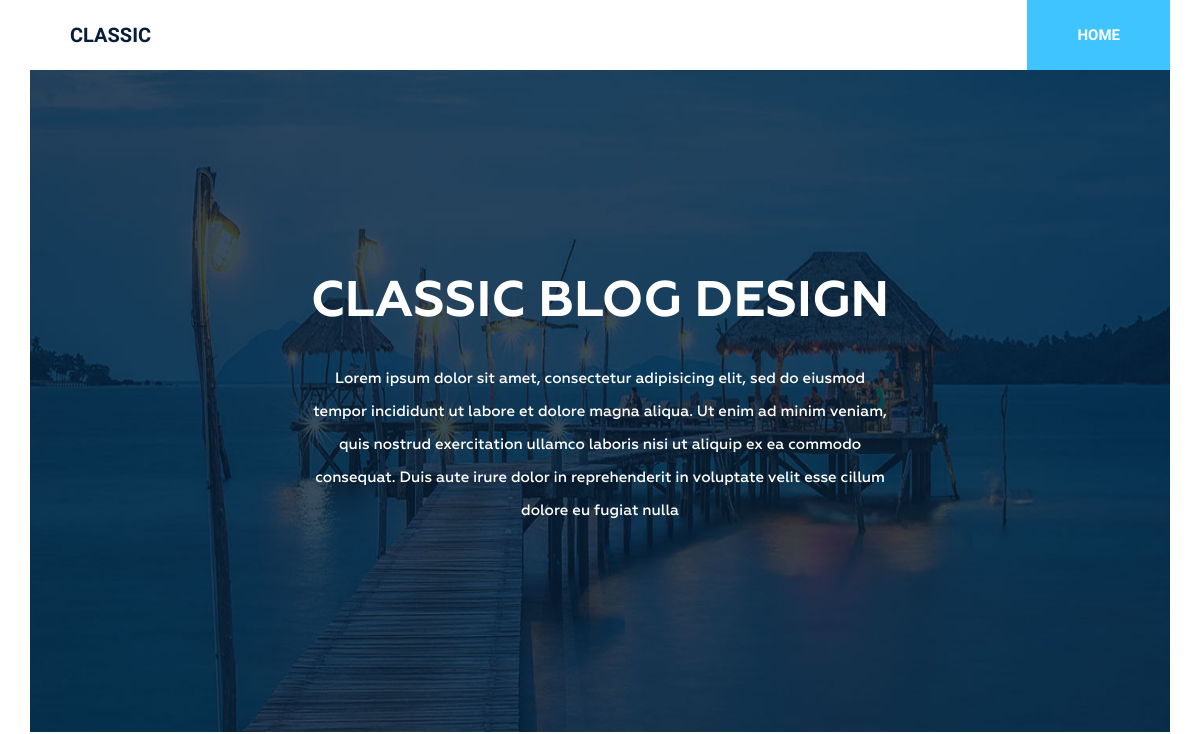
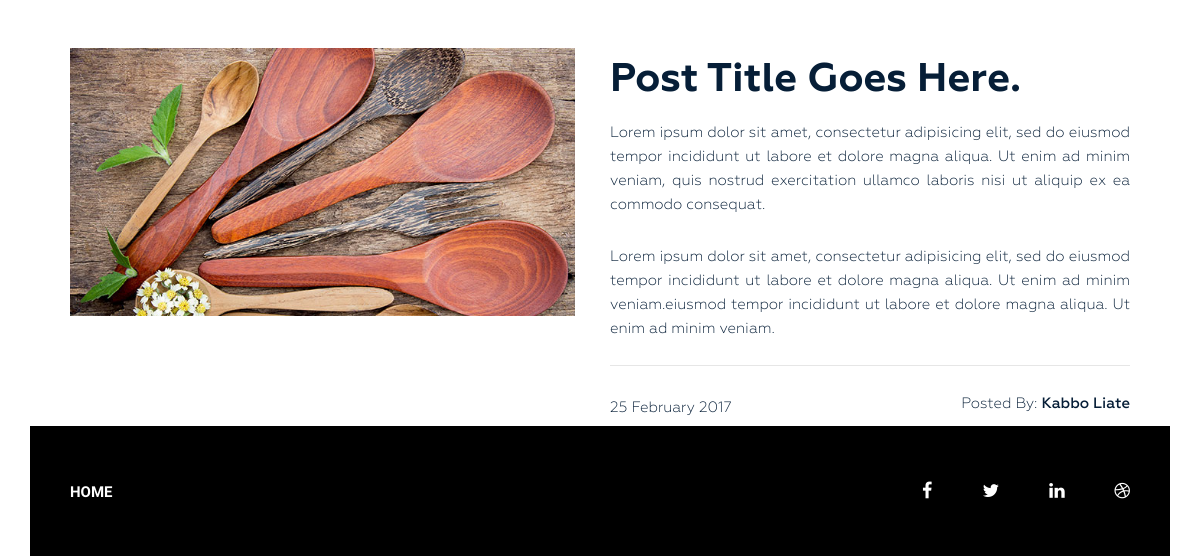
The app's page /, older data (2 pictures, top to bottom).
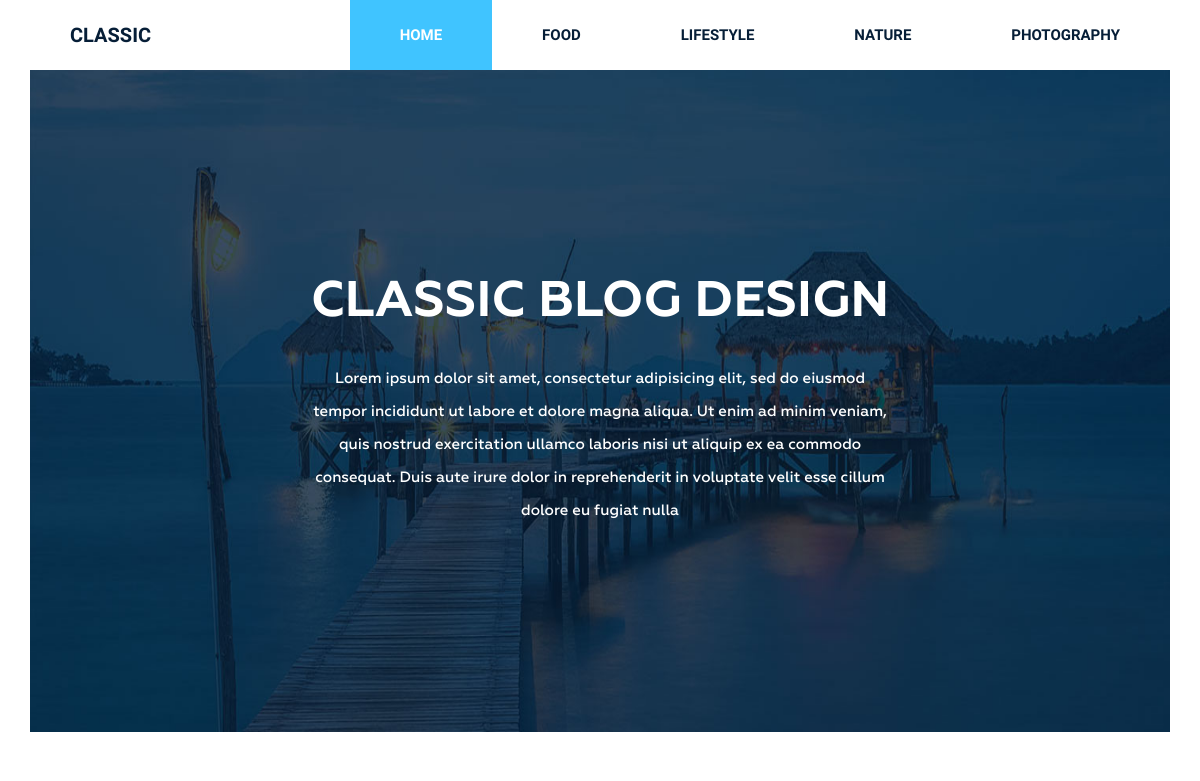
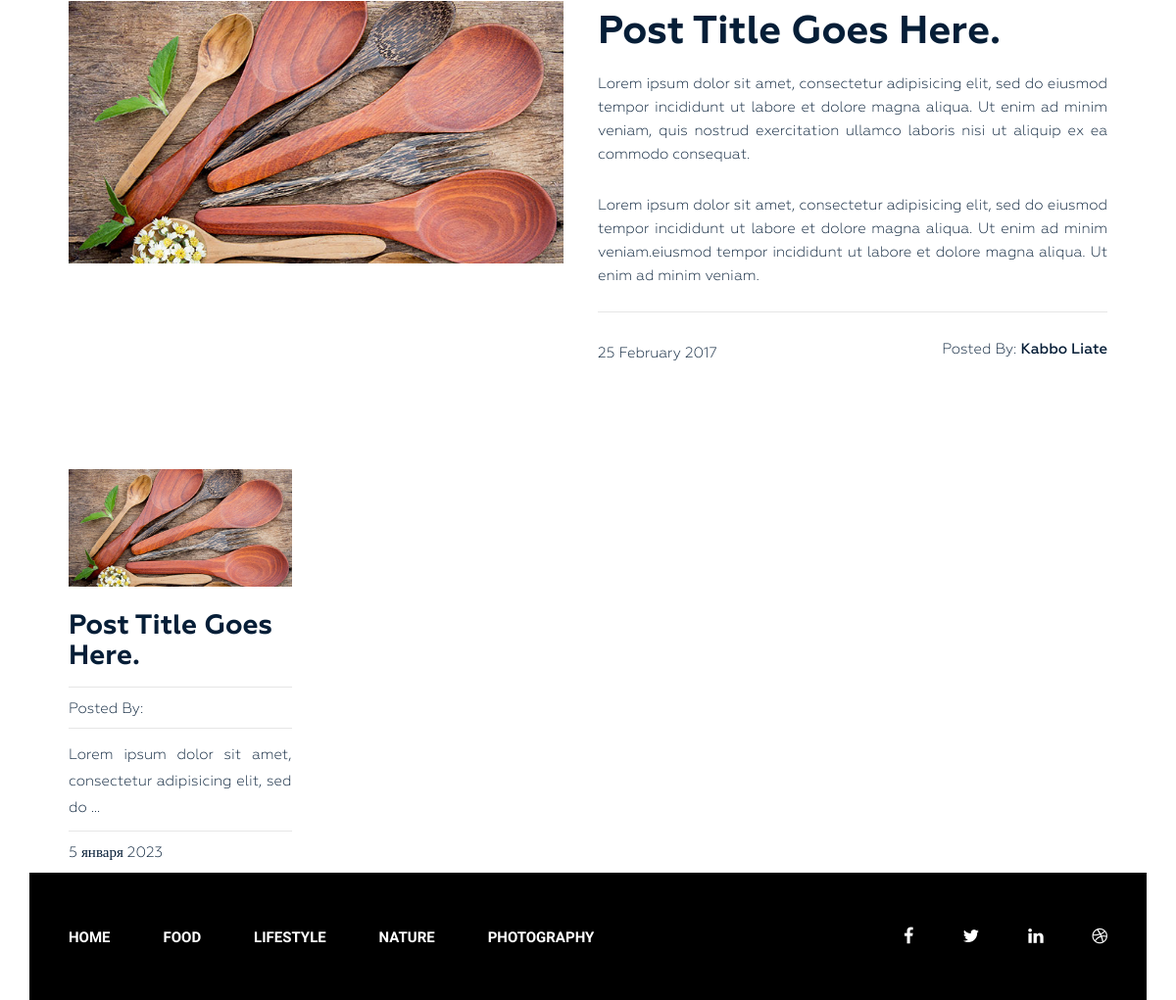
The same page, newer data (2 pictures, top to bottom).
### news/models.py (models this page shows, shortened)
class Category(models.Model):
    title = models.CharField(max_length=64)
    slug = models.SlugField(max_length=64, verbose_name='Category', unique=True)
    class Meta:
        ordering = ['title']
        verbose_name = 'Category'
        verbose_name_plural = 'Categories'
    def get_absolute_url(self):
        return reverse_lazy('category', kwargs={'slug': self.slug})

class Post(models.Model):
    title = models.CharField(max_length=255)
    slug = models.SlugField()
    content = models.TextField(blank=True, verbose_name='Published')
    created_at = models.DateTimeField(auto_now_add=True)
    photo = models.ImageField(upload_to='photos/%Y/%M/%d', blank=True)
    category = models.ForeignKey(Category, on_delete=models.CASCADE, related_name='posts')
    tags = models.ManyToManyField(Tag, blank=True, related_name='posts')
    author = models.CharField(max_length=100)
    views = models.IntegerField(default=0, verbose_name='Views count')
    class Meta:
        ordering = ['-created_at']
        verbose_name = 'Post'
        verbose_name_plural = 'Posts'
    def get_absolute_url(self):
        return reverse_lazy('post', kwargs={'slug': self.slug})

### news/views.py (the view)
# urls.py: path('', views.NewsListView.as_view(), name='news'),
class NewsListView(ListView):
    model = Post
    template_name = 'news/news_list.html'
    context_object_name = 'news'
    paginate_by = 4
    def get_context_data(self, *, object_list=None, **kwargs):
        context = super().get_context_data(**kwargs)
        context['title'] = 'News'
        return context

### news/templatetags/menu.py (called while the page is built)
@register.inclusion_tag('news/menu_tpl.html')
def show_menu(menu_class='menu'):
    categories = Category.objects.all()
    return {
        'categories': categories, 'menu_class': menu_class}

### news/templates/news/news_list.html (shortened to what this page needs)
{% extends 'base.html' %}
{% load static %}
{% block content %}
        <section class="bg-text-area">
            <div class="container">
                <div class="row">
                    <div class="col-md-12">
                        <div class="bg-text">
                            <h3>Classic BLOG Design</h3>
                            <p>Lorem ipsum dolor sit amet, consectetur adipisicing elit, sed do eiusmod tempor incididunt ut labore et dolore magna aliqua. Ut enim ad minim veniam, quis nostrud exercitation ullamco laboris nisi ut aliquip ex ea commodo consequat. Duis aute irure dolor in reprehenderit in voluptate velit esse cillum dolore eu fugiat nulla </p>
                        </div>
                    </div>
                </div>
            </div>
        </section>
        <section class="blog-post-area">
            <div class="container">
                <div class="row">
                    <div class="blog-post-area-style">
                            <div class="col-md-12">
                                <div class="single-post-big">
                                    <div class="big-image">
                                        <img src="{%  static 'img/post-image1.jpg' %}" alt="">
                                    </div>
                                    <div class="big-text">
                                        <h3><a href="#">Post Title Goes Here.</a></h3>
                                        <p>Lorem ipsum dolor sit amet, consectetur adipisicing elit, sed do eiusmod tempor incididunt ut labore et dolore magna aliqua. Ut enim ad minim veniam, quis nostrud exercitation ullamco laboris nisi ut aliquip ex ea commodo consequat.</p>
                                        <p>Lorem ipsum dolor sit amet, consectetur adipisicing elit, sed do eiusmod tempor incididunt ut labore et dolore magna aliqua. Ut enim ad minim veniam.eiusmod tempor incididunt ut labore et dolore magna aliqua. Ut enim ad minim veniam.</p>
                                        <h4><span class="date">25 February 2017</span><span class="author">Posted By: <span class="author-name">Kabbo Liate</span></span>
                                        </h4>
                                    </div>
                                </div>
                            </div>
                            {% for item in news %}
                                <div class="col-md-3">
                                <div class="single-post">
                                    {% if item.photo %}
                                        <img src="{{ item.photo.url }}" alt="{{ item.title }}">
                                    {% endif %}
                                    <h3><a href="{{ item.get_absolute_url }}">{{ item.title }}</a></h3>
                                    <h4><span>Posted By: </span>
                                    </h4>
                                    <p>{{ item.content|truncatewords_html:10|safe }}</p>
                                    <h4><span>{{ item.created_at|date:'j E Y' }}</span></h4>
                                </div>
                            </div>
                            {% endfor %}
                    </div>
                </div>
            </div>
        </section>
{% endblock content %}

### news/templates/base.html
{% load cache %}
    {% cache 360 header %}
        {% include 'inc/_header.html' %}
    {% endcache %}
    {% block content %}
    {% endblock content %}
    {% cache 360 footer %}
        {% include 'inc/_footer.html' %}
    {% endcache footer %}

### news/templates/inc/_header.html (shortened to what this page needs)
<!DOCTYPE html>
{% load static %}
{% load menu %}
<html lang="en">
<head>
    <link rel="stylesheet" href="{%  static 'css/bootstrap.css' %}">
    <link rel="stylesheet" href="{%  static 'css/font-awesome.min.css' %}">
    <link rel="stylesheet" href="{%  static 'css/owl.carousel.min.css' %}">
    <link rel="stylesheet" href="{%  static 'css/owl.theme.default.min.css' %}">
    <link rel="stylesheet" href="{%  static 'css/style.css' %}">
    <link rel="stylesheet" href="{%  static 'css/responsive.css' %}">
</head>
<body>
    <div class="wrapper">
<header class="header">
    <div class="container">
        <div class="row">
            <div class="col-md-2">
                <div class="logo">
                    <h2><a href="{% url 'news' %}">Classic</a></h2>
                </div>
            </div>
            <div class="col-md-10">
                {% show_menu %}
            </div>
        </div>
    </div>
</header>

### news/templates/news/menu_tpl.html
<div class="{{ menu_class }}">
    <ul>
        <li><a href="{% url 'news' %}">Home</a></li>
        {% for category in categories %}
            <li><a href="{{ category.get_absolute_url }}">{{ category.title }}</a></li>
        {% endfor %}
    </ul>
</div>

### news/templates/inc/_footer.html (shortened to what this page needs)
{% load static %}
{% load menu %}
<footer class="footer">
            <div class="container">
                <div class="row">
                    <div class="col-md-12">
                        <div class="footer-bg">
                            <div class="row">
                                <div class="col-md-9">
                                    {% show_menu 'footer-menu' %}
                                </div>
                                <div class="col-md-3">
                                    <div class="footer-icon">
                                        <p><a href="#"><i class="fa fa-facebook" aria-hidden="true"></i></a><a href="#"><i class="fa fa-twitter" aria-hidden="true"></i></a><a href="#"><i class="fa fa-linkedin" aria-hidden="true"></i></a><a href="#"><i class="fa fa-dribbble" aria-hidden="true"></i></a></p>
                                    </div>
                                </div>
                            </div>
                        </div>
                    </div>
                </div>
            </div>
</footer>
</div>
</body>
</html>

### news/static/css/style.css (style rules this page uses)
.wrapper header.header .logo h2 { margin: 0 0 0 40px; padding: 0; }
.wrapper header.header .logo h2 a { color: #061e37; font-family: "Raleway", sans-serif; font-size: 20px; font-weight: 700; text-decoration: none; line-height: 70px; padding: 22px 0; text-transform: uppercase; }
.wrapper header.header .menu { margin: 0 }
.wrapper header.header .menu ul { float: right; margin: 0; padding: 0; margin-right: 4px; }
.wrapper header.header .menu ul li { display: inline-block; list-style: outside none none; margin: 0 -4px 0 0; }
.wrapper header.header .menu ul li a { color: rgb(6, 30, 55); font-family: "Raleway", sans-serif; font-size: 15px; font-weight: 600; line-height: 70px; padding: 26px 50px; text-decoration: none; text-transform: uppercase; }
.wrapper header.header .menu ul li.active a { background: #40c4ff; color: #fff; }
.wrapper section.bg-text-area .bg-text { background-image: url('../img/bg-iamges.jpg'); background-size: 100% 100%; padding: 205px 280px; }
.wrapper section.bg-text-area .bg-text h3 { color: #fff; font-family: Geometria; font-size: 50px; font-weight: 700; text-align: center; text-transform: uppercase; margin: 0; }
.wrapper section.bg-text-area .bg-text p { color: #fff; font-family: Geometria; font-size: 15px; font-weight: 500; line-height: 33px; margin: 32px 0 0; text-align: center; }
section.blog-post-area { margin-top: 50px; }
section.blog-post-area .big-image { float: left; width: 50%; padding-right: 35px; }
section.blog-post-area .big-text { float: right; width: 50%; padding-right: 20px; }
section.blog-post-area img { width: 100%; }
section.blog-post-area .big-text h3 { margin: 10px 0 0; }
section.blog-post-area .big-text h3 a { font-family: Geometria; font-weight: 700; font-size: 40px; color: #061e37; text-decoration: none; }
section.blog-post-area .big-text p { color: #061e37; font-family: Geometria; font-size: 15px; font-weight: 400; line-height: 24px; padding-top: 18px; text-align: justify; text-decoration: none; }
section.blog-post-area .big-text h4 { margin-top: 25px; padding-top: 30px; position: relative; }
section.blog-post-area .big-text h4::before { background: #e6e6e6 none repeat scroll 0 0; content: ""; height: 1px; position: absolute; top: 0; width: 100%; }
section.blog-post-area .single-post { padding-right: 20px; margin: 100px 0px 0px; }
section.blog-post-area h4 span { font-family: Geometria; font-weight: 400; font-size: 15px; color: #061e37; text-decoration: none; }
section.blog-post-area .big-text h4 span.author { float: right }
section.blog-post-area h4 span.author-name { font-weight: 500; }
.blog-post-area .single-post h3 a { font-family: Geometria; font-size: 28px; font-weight: 700; text-decoration: none; color: #061e37; }
.blog-post-area .single-post p { color: #061e37; font-family: Geometria; font-size: 15px; font-weight: 400; line-height: 27px; padding-top: 14px; position: relative; text-align: justify; }
.blog-post-area .single-post h4 { margin-bottom: 12px; padding-top: 10px; position: relative; }
.blog-post-area .single-post h4::before { background: #e6e6e6 none repeat scroll 0 0; content: ""; height: 1px; position: absolute; top: 0; width: 100%; }
.blog-post-area .single-post p::before { background: #e6e6e6 none repeat scroll 0 0; content: ""; height: 1px; position: absolute; top: 0; width: 100%; }
.blog-post-area .single-post h3 { margin: 25px 0 15px; }
.blog-post-area .blog-post-area-style { margin: 0 20px 0 40px; }
.wrapper footer.footer { height: 130px; }
.wrapper footer .footer-bg { background: #000 none repeat scroll 0 0; height: 130px; overflow: hidden; }
.wrapper footer.footer .footer-menu { margin: 0 }
.wrapper footer.footer .footer-menu ul { line-height: 130px; margin: 0; padding: 0; }
.wrapper footer.footer .footer-menu ul li { display: inline; list-style: outside none none; margin: 0; padding: 30px 0px; }
.wrapper footer.footer .footer-menu ul li a { color: #fff; font-family: "Raleway", sans-serif; font-size: 15px; font-weight: 600; line-height: 70px; margin-left: 40px; padding: 26px 10px 26px 0; text-decoration: none; text-transform: uppercase; }
.wrapper footer.footer .footer-icon p { float: right; line-height: 130px; }
.wrapper footer.footer .footer-icon p i { color: #fff; font-size: 18px; margin-right: 30px; padding: 10px; }

Row changes from the older to the newer data that the page shows:
added Category: title "FOOD"
added Category: title "LIFESTYLE"
added Category: title "NATURE"
added Category: title "PHOTOGRAPHY"
added Post: photo (picture), title "Post Title Goes Here.", content "Lorem ipsum dolor sit amet, consectetur adipisicing elit, sed do …", created_at "5 января 2023"
